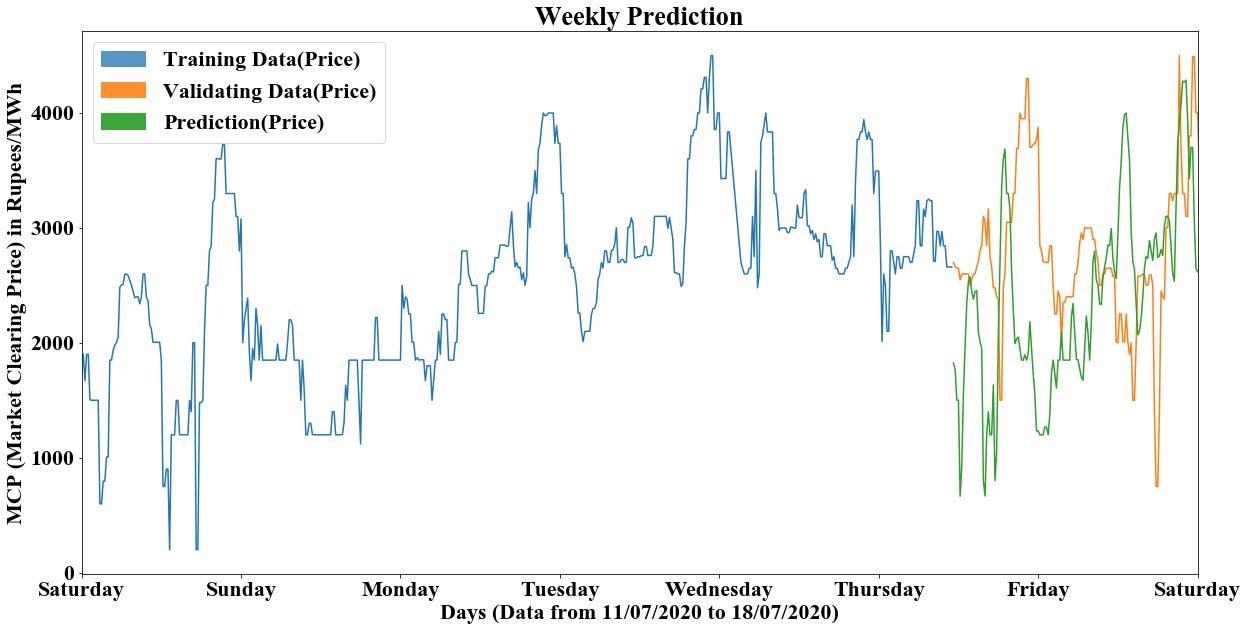

This figure's Python source:
#importing libraries
from sklearn import neighbors
from sklearn.model_selection import GridSearchCV
from sklearn.metrics import accuracy_score
from sklearn.preprocessing import MinMaxScaler
from sklearn.metrics import r2_score
import pandas as pd
import numpy as np

#to plot within notebook
import matplotlib.pyplot as plt
import matplotlib.patches as mpatches
from matplotlib.pylab import rcParams

#setting figure size
rcParams['figure.figsize'] = 20,10
plt.rcParams["font.family"] = "Times New Roman"
plt.rcParams["font.size"] = 22 

#for normalizing data
scaler = MinMaxScaler(feature_range=(0, 1))

#read the file
data = pd.read_csv('8daysMin - PriceMinute.csv')

#setting index as date
data.index = data['Date']


#split into train and validation
train = data[:518]
valid = data[518:]

#selecting relevant columns
x_train = train.drop('MCP', axis=1)
y_train = train['MCP']
x_valid = valid.drop('MCP', axis=1)
y_valid = valid['MCP']

#scaling data
x_train_scaled = scaler.fit_transform(x_train)
x_train = pd.DataFrame(x_train_scaled)
x_valid_scaled = scaler.fit_transform(x_valid)
x_valid = pd.DataFrame(x_valid_scaled)

#using gridsearch to find the best parameter
params = {'n_neighbors':[2,3,4,5,6,7,8,9]}
knn = neighbors.KNeighborsRegressor()
model = GridSearchCV(knn, params, cv=5)

#fit the model and make predictions
model.fit(x_train,y_train)
preds = model.predict(x_valid)

#root means square error values
rms=np.sqrt(np.mean(np.power((np.array(y_valid)-np.array(preds)),2)))

#r2 scores
x=valid['MCP'].values
x = x.reshape(-1,1)
error=r2_score(x, preds, sample_weight=None, multioutput='uniform_average')

#setting indexes for graphs
valid['Predictions'] = preds
valid.index = data[518:].index
train.index = data[:518].index

#plotting the training data and new Predictions
xmin, xmax = plt.xlim()
plt.plot(train['MCP'])
plt.plot(valid[['MCP', 'Predictions']])
plt.xlabel('Days (Data from 11/07/2020 to 18/07/2020)')
plt.ylabel('MCP (Market Clearing Price) in Rupees/MWh')
plt.xlim([0,xmax])
plt.title('Weekly Prediction')
plt.xticks([0,96,192,288,384,480,576,672],['Saturday','Sunday','Monday',
                                            'Tuesday','Wednesday', 'Thursday',
                                            'Friday','Saturday'])

blue_patch = mpatches.Patch(color='#5497c5', label='Training Data(Price)')
orange_patch = mpatches.Patch(color='#ff902e', label='Validating Data(Price)')
green_patch = mpatches.Patch(color='#3ba73b', label='Prediction(Price)')
plt.legend(handles=[blue_patch,orange_patch,green_patch])                                         
plt.show()
